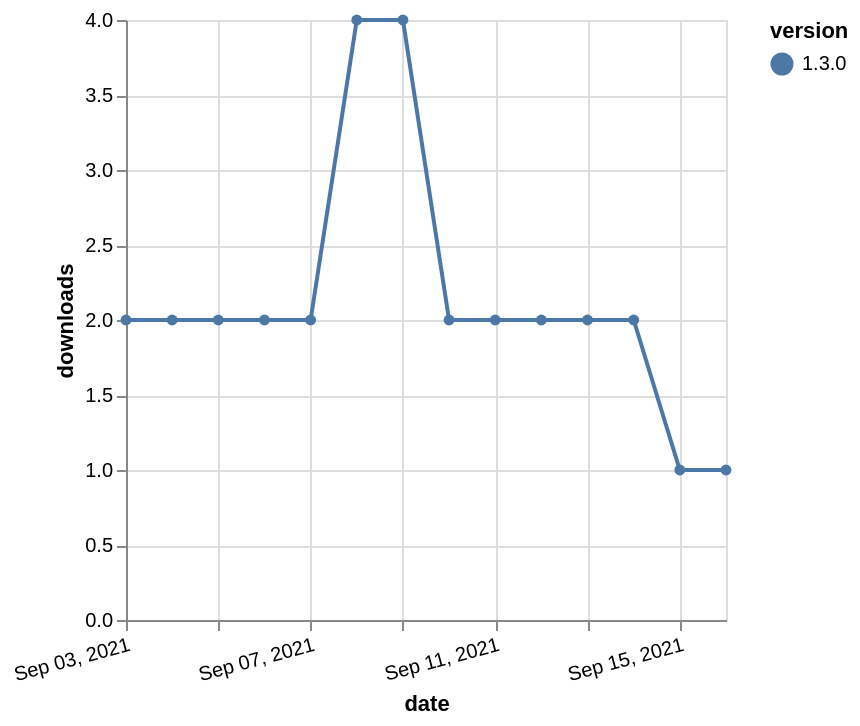

Write the Vega-Lite specification saved for this chart.
### Vega-Lite specification from a JSON file in a GitHub repository (floating-point values rounded to 4 significant figures)
{"$schema": "https://vega.github.io/schema/vega-lite/v5.json", "description": "A simple bar chart with embedded data.", "data": {"values": [{"date": "2021-09-03", "total": 3500, "delta": 2, "version": "1.3.0"}, {"date": "2021-09-04", "total": 3502, "delta": 2, "version": "1.3.0"}, {"date": "2021-09-05", "total": 3504, "delta": 2, "version": "1.3.0"}, {"date": "2021-09-06", "total": 3506, "delta": 2, "version": "1.3.0"}, {"date": "2021-09-07", "total": 3508, "delta": 2, "version": "1.3.0"}, {"date": "2021-09-08", "total": 3512, "delta": 4, "version": "1.3.0"}, {"date": "2021-09-09", "total": 3516, "delta": 4, "version": "1.3.0"}, {"date": "2021-09-10", "total": 3518, "delta": 2, "version": "1.3.0"}, {"date": "2021-09-11", "total": 3520, "delta": 2, "version": "1.3.0"}, {"date": "2021-09-12", "total": 3522, "delta": 2, "version": "1.3.0"}, {"date": "2021-09-13", "total": 3524, "delta": 2, "version": "1.3.0"}, {"date": "2021-09-14", "total": 3526, "delta": 2, "version": "1.3.0"}, {"date": "2021-09-15", "total": 3527, "delta": 1, "version": "1.3.0"}, {"date": "2021-09-16", "total": 3528, "delta": 1, "version": "1.3.0"}]}, "width": "container", "mark": {"type": "line", "point": {"filled": true}}, "encoding": {"x": {"field": "date", "type": "temporal", "timeUnit": "yearmonthdate", "title": "date", "axis": {"labelAngle": -15}}, "y": {"field": "delta", "type": "quantitative", "title": "downloads"}, "color": {"field": "version", "type": "nominal"}, "tooltip": {"field": "delta"}}}
